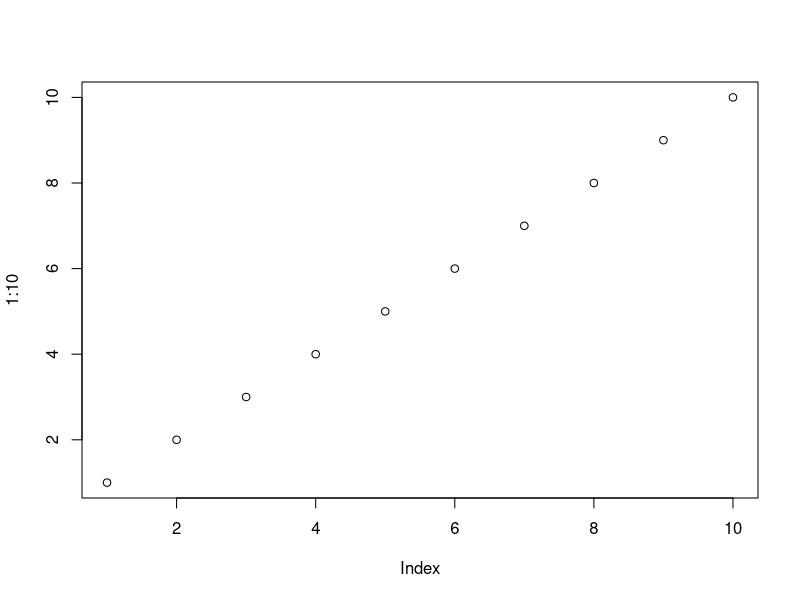
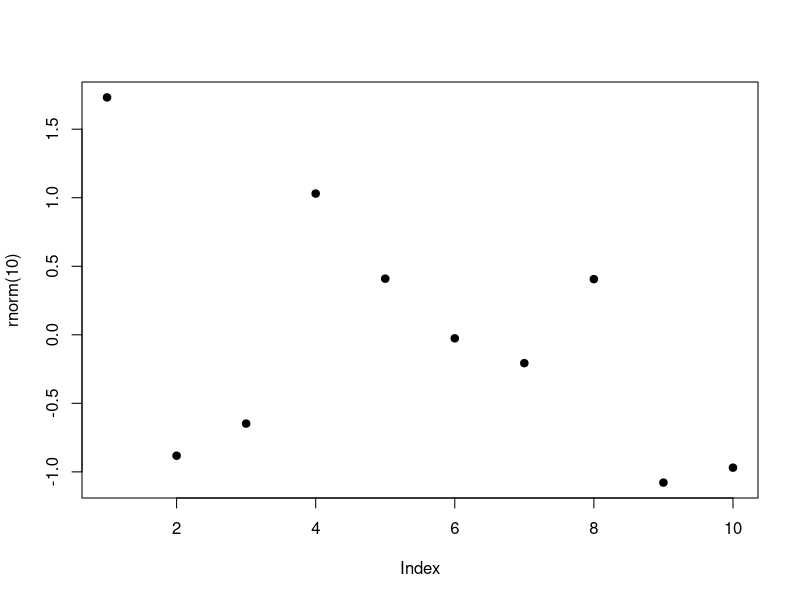

Generate these figures, in order, with R: (Note: this script raises an error after producing the figures.)
## ---- chunk 1
plot(1:10)
plot(rnorm(10), pch=19)
## ---- chunk 2
knitr::include_graphics("images/subfigure.png", dpi = NA)
